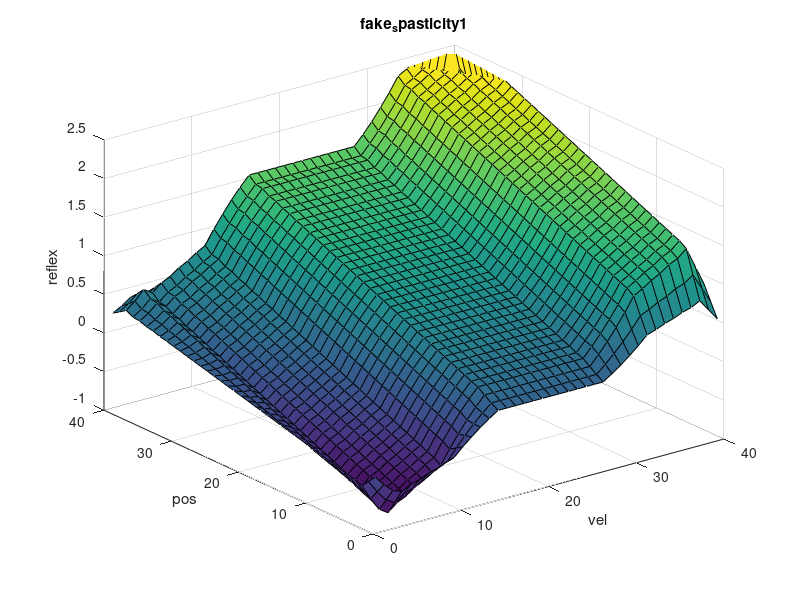

The MATLAB source for this figure: (Note: this script raises an error after producing the figure.)
%% generate hypothetical lut for spasticity 40x40

%% create a lookup table to export to robot. 
xinv = 0.001;% interval 
vinv = 0.001;
x = 0.3:xinv:2.3-xinv;  %2000 points
v = -5.0:vinv:5.0-vinv; % 10000 points

rowlen = 40;  % row length of table. higher = good resolution 3d map. 

rs_x = resample(x', 1, 2000/rowlen); %  points in lut
rs_v = resample(v', 1, 10000/rowlen); % points in lut

fake_lut=zeros(rowlen,rowlen);

% sudden spastic catch, velocity threshold
posSlope = 0.8;
velSlope = 1.1;
pos_reflex = @(x) posSlope*(-0.4 + 4*x)
vel_reflex = @(x) velSlope*x*((x>2.0) + (x<-2.0)) ;
%h=@(t) a*(t>5)+b*(t<=5)


for i=1:length(rs_x),
    for j=1:length(rs_v),
%       fake_lut(i,j)= -0.4 + 4*rs_x(i) + 0.4*rs_v(j) ;  % formula: f(x) = -0.3 + 3.0*x(i)  ; 3.0 is slope
      fake_lut(i,j)= pos_reflex(rs_x(i)) + vel_reflex(rs_v(j)) ;  % formula: f(x) = -0.3 + 3.0*x(i)  ; 3.0 is slope
    end
end




figure;
%% smoothing interpolation to reduce instability in robot. 
fname = 'fake_spasticity1';

% diff_load_lut_interp = interp2(diff_load_lut,2, 'cubic'); % interp spline to smooth out the surface (prevent jerky movement) 
h = 1/100*ones(5,5);
fake_lut_filtered = filter2(h,fake_lut);


surf( fake_lut_filtered);
title(fname);
xlabel('vel')
ylabel('pos')
zlabel('reflex')
zlim([-1 2.5])
caxis([-1, 2.5])

%% resample smooth curve to low res to export to C lookup table. 
fake_lut_filtered_resampled = imresize(fake_lut_filtered,[rowlen rowlen]);
% surf( diff_load_lut_interp_resampled);


mypath = 'lut_table/';
A = [fname, '_lut_table.txt'];    % trajectory recording phase
csvwrite(fullfile(mypath, A) ,fake_lut_filtered_resampled); % save selected variables

